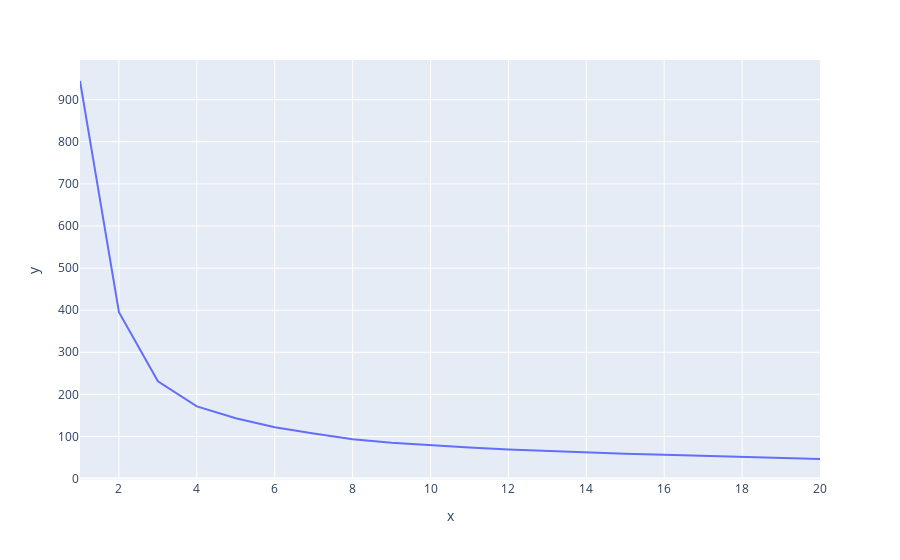

The code cell stored with this chart in its notebook:
### Code cell
# Graficar los valores de la inercia en función del número de clusters
px.line(x=range(1,21), y=inertia)

### Figure 1 — Plotly figure (JSON) as saved in the notebook; plotly's stock layout.template omitted (floating-point values rounded to 4 significant figures)
{"data": [{"hovertemplate": "x=%{x}<br>y=%{y}<extra></extra>", "legendgroup": "", "line": {"color": "#636efa", "dash": "solid"}, "marker": {"symbol": "circle"}, "mode": "lines", "name": "", "orientation": "v", "showlegend": false, "type": "scatter", "x": [1, 2, 3, 4, 5, 6, 7, 8, 9, 10, 11, 12, 13, 14, 15, 16, 17, 18, 19, 20], "xaxis": "x", "y": [944.4, 395.4, 231.0, 171.4, 143.5, 121.7, 107.0, 93.6, 85.01, 78.78, 73.7, 69.37, 65.47, 61.83, 58.72, 56.79, 54.17, 50.8, 48.46, 46.54], "yaxis": "y"}], "layout": {"legend": {"tracegroupgap": 0}, "margin": {"t": 60}, "xaxis": {"anchor": "y", "domain": [0, 1], "title": {"text": "x"}}, "yaxis": {"anchor": "x", "domain": [0, 1], "title": {"text": "y"}}}}
